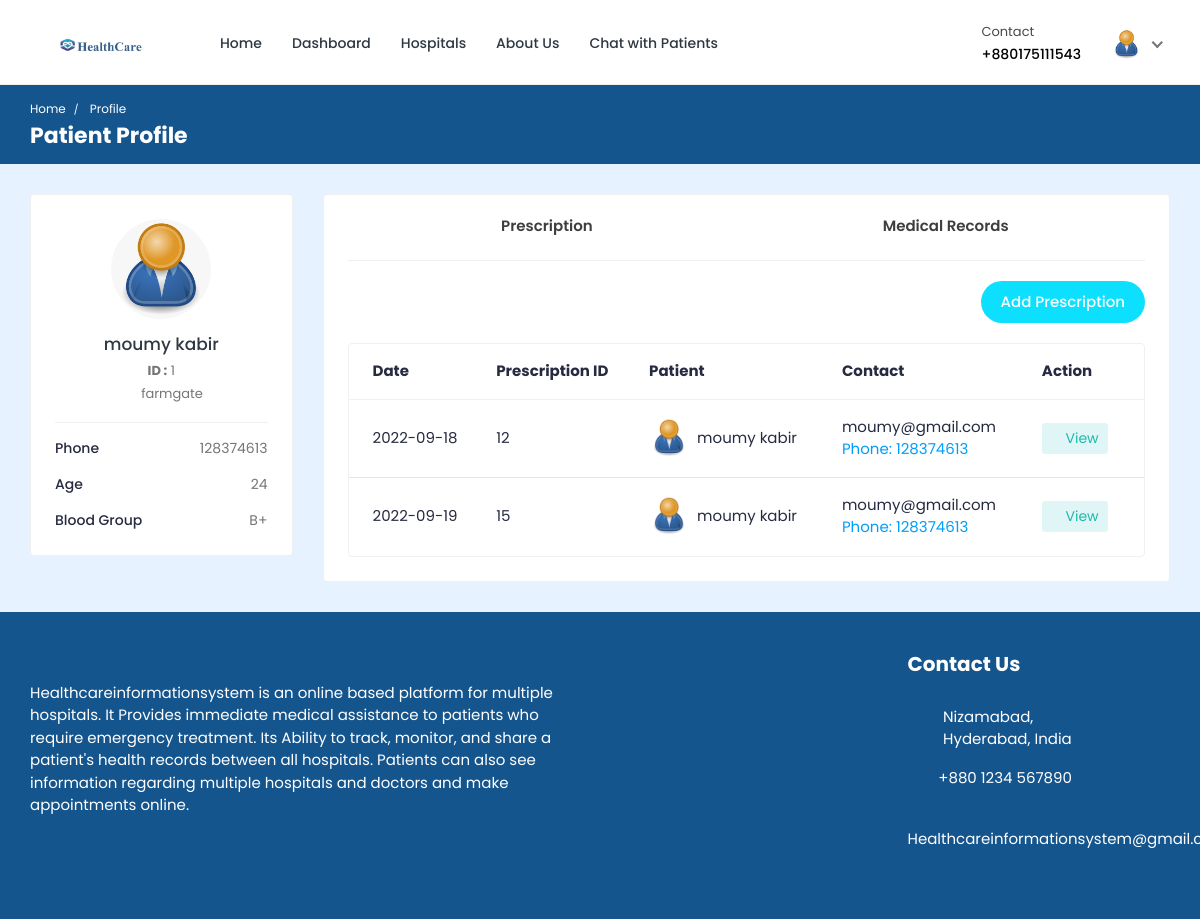
The page /doctor/patient-profile/1/ (signed in) on the database its author committed.
### doctor/models.py (models this page shows, shortened)
class Doctor_Information(models.Model):
    DOCTOR_TYPE = (
        ('Cardiologists', 'Cardiologists'),
        ('Neurologists', 'Neurologists'),
        ('Pediatricians', 'Pediatricians'),
        ('Physiatrists', 'Physiatrists'),
        ('Dermatologists', 'Dermatologists'),
    )
    doctor_id = models.AutoField(primary_key=True)
    user = models.OneToOneField(User, on_delete=models.CASCADE, null=True, blank=True, related_name='profile')
    name = models.CharField(max_length=200, null=True, blank=True)
    username = models.CharField(max_length=200, null=True, blank=True)
    gender = models.CharField(max_length=200, null=True, blank=True)
    description = models.TextField(max_length=1000, null=True, blank=True)
    department = models.CharField(max_length=200, choices=DOCTOR_TYPE, null=True, blank=True)
    department_name = models.ForeignKey(hospital_department, on_delete=models.SET_NULL, null=True, blank=True)
    specialization = models.ForeignKey(specialization, on_delete=models.SET_NULL, null=True, blank=True)
    featured_image = models.ImageField(upload_to='doctors/', default='doctors/user-default.png', null=True, blank=True)
    certificate_image = models.ImageField(upload_to='doctors_certificate/', default='doctors_certificate/default.png', null=True, blank=True)
    email = models.EmailField(max_length=200, null=True, blank=True)
    phone_number = models.CharField(max_length=200, null=True, blank=True)
    nid = models.CharField(max_length=200, null=True, blank=True)
    visiting_hour = models.CharField(max_length=200, null=True, blank=True)
    consultation_fee = models.IntegerField(null=True, blank=True)
    report_fee = models.IntegerField(null=True, blank=True)
    dob = models.CharField(max_length=200, null=True, blank=True)
    institute = models.CharField(max_length=200, null=True, blank=True)
    degree = models.CharField(max_length=200, null=True, blank=True)
    completion_year = models.CharField(max_length=200, null=True, blank=True)
    work_place = models.CharField(max_length=200, null=True, blank=True)
    designation = models.CharField(max_length=200, null=True, blank=True)
    start_year = models.CharField(max_length=200, null=True, blank=True)
    end_year = models.CharField(max_length=200, null=True, blank=True)
    register_status =  models.CharField(max_length=200, null=True, blank=True)
    hospital_name = models.ForeignKey(Hospital_Information, on_delete=models.SET_NULL, null=True, blank=True)

class Prescription(models.Model):
    prescription_id = models.AutoField(primary_key=True)
    doctor = models.ForeignKey(Doctor_Information, on_delete=models.CASCADE, null=True, blank=True)
    patient = models.ForeignKey(Patient, on_delete=models.SET_NULL, null=True, blank=True)
    create_date = models.CharField(max_length=200, null=True, blank=True)
    medicine_name = models.CharField(max_length=200, null=True, blank=True)
    quantity = models.CharField(max_length=200, null=True, blank=True)
    days = models.CharField(max_length=200, null=True, blank=True)
    time = models.CharField(max_length=200, null=True, blank=True)
    relation_with_meal = models.CharField(max_length=200, null=True, blank=True)
    medicine_description = models.TextField(null=True, blank=True)
    test_name = models.CharField(max_length=200, null=True, blank=True)
    test_description = models.TextField(null=True, blank=True)
    extra_information = models.TextField(null=True, blank=True)

### hospital/models.py (models this page shows, shortened)
class Patient(models.Model):
    patient_id = models.AutoField(primary_key=True)
    user = models.OneToOneField(User, on_delete=models.CASCADE, null=True, blank=True, related_name='patient')
    name = models.CharField(max_length=200, null=True, blank=True)
    username = models.CharField(max_length=200, null=True, blank=True)
    age = models.IntegerField(null=True, blank=True)
    email = models.EmailField(max_length=200, null=True, blank=True)
    phone_number = models.IntegerField(null=True, blank=True)
    address = models.CharField(max_length=200, null=True, blank=True)
    featured_image = models.ImageField(upload_to='patients/', default='patients/user-default.png', null=True, blank=True)
    blood_group = models.CharField(max_length=200, null=True, blank=True)
    history = models.CharField(max_length=200, null=True, blank=True)
    dob = models.CharField(max_length=200, null=True, blank=True)
    nid = models.CharField(max_length=200, null=True, blank=True)
    serial_number = models.CharField(max_length=200, null=True, blank=True)
    login_status = models.CharField(max_length=200, null=True, blank=True, default="offline")

### doctor/views.py (the view)
# urls.py: path('patient-profile/<int:pk>/',views.patient_profile, name='patient-profile'),
@csrf_exempt
@login_required(login_url="doctor-login")
def patient_profile(request, pk):
    if request.user.is_doctor:
        doctor = Doctor_Information.objects.get(user=request.user)
        patient = Patient.objects.get(patient_id=pk)
        appointments = Appointment.objects.filter(doctor=doctor).filter(patient=patient)
        prescription = Prescription.objects.filter(doctor=doctor).filter(patient=patient)
        report = Report.objects.filter(doctor=doctor).filter(patient=patient)
    else:
        redirect('doctor-logout')
    context = {'doctor': doctor, 'appointments': appointments, 'patient': patient, 'prescription': prescription, 'report': report}
    return render(request, 'patient-profile.html', context)

### templates/patient-profile.html (shortened to what this page needs)
{% load static %}
<!DOCTYPE html>
<html lang="en">
  <head>
    <link
      rel="stylesheet"
      href="{% static 'HealthStack-System/css/Normal/bootstrap.min.css' %}"
    />
    <link
      rel="stylesheet"
      href="{% static 'HealthStack-System/plugins/Normal/fontawesome/css/fontawesome.min.css' %}"
    />
    <link
      rel="stylesheet"
      href="{% static 'HealthStack-System/plugins/Normal/fontawesome/css/all.min.css' %}"
    />
    <link
      rel="stylesheet"
      href="{% static 'HealthStack-System/css/Normal/style.css' %}"
    />
  </head>
  <body>
    <div class="main-wrapper">
       <header class="header">{% include 'doctor-navbar.html' %}</header>
      <div class="breadcrumb-bar">
        <div class="container-fluid">
          <div class="row align-items-center">
            <div class="col-md-12 col-12">
              <nav aria-label="breadcrumb" class="page-breadcrumb">
                <ol class="breadcrumb">
                  <li class="breadcrumb-item">
                    <a href="{% url 'hospital_home'%}">Home</a>
                  </li>
                  <li class="breadcrumb-item active" aria-current="page">
                    Profile
                  </li>
                </ol>
              </nav>
              <h2 class="breadcrumb-title">Patient Profile</h2>{% include 'message.html' %}
            </div>
          </div>
        </div>
      </div>
      <div class="content">
        <div class="container-fluid">
          <div class="row">
            <div
              class="col-md-5 col-lg-4 col-xl-3 theiaStickySidebar dct-dashbd-lft"
            >
              <div class="card widget-profile pat-widget-profile">
                <div class="card-body">
                  <div class="pro-widget-content">
                    <div class="profile-info-widget">
                      <a href="#" class="booking-doc-img">
                        <img
                          src="{{ patient.featured_image.url }}"
                          alt="User Image"
                        />
                      </a>
                      <div class="profile-det-info">
                        <h3><a href="#">{{patient.name}}</a></h3>
                        <div class="patient-details">
                          <h5><b>ID :</b> {{ patient.patient_id }}</h5>
                          <h5 class="mb-0">
                            <i class="fas fa-map-marker-alt"></i>
                            {{ patient.address }}
                          </h5>
                        </div>
                      </div>
                    </div>
                  </div>
                  <div class="patient-info">
                    <ul>
                      <li>Phone <span>{{patient.phone_number}}</span></li>
                      <li>Age <span>{{patient.age}}</span></li>
                      <li>Blood Group <span>{{patient.blood_group}}</span></li>
                    </ul>
                  </div>
                </div>
              </div>
            </div>
            <div class="col-md-7 col-lg-8 col-xl-9 dct-appoinment">
              <div class="card">
                <div class="card-body pt-0">
                  <div class="user-tabs">
                    <ul
                      class="nav nav-tabs nav-tabs-bottom nav-justified flex-wrap"
                    >
                      <li class="nav-item active">
                        <a class="nav-link" href="#pres" data-toggle="tab"
                          ><span>Prescription</span></a
                        >
                       </li>
                      <li class="nav-item">
                        <a class="nav-link" href="#medical_records" data-toggle="tab"
                          ><span> Medical Records</span></a
                        >
                      </li>
                    </ul>
                  </div>
                  <div class="tab-content">
                    <div class="tab-pane fade show active" id="pres">
                      <div class="text-right">
                        <a href="{% url 'create-prescription' pk=patient.patient_id %}" class="add-new-btn"
                          >Add Prescription</a
                        >
                      </div>
                      <div class="card card-table mb-0">
                        <div class="card-body">
                          <div class="table-responsive">
                            <table class="table table-hover table-center mb-0">
                              <thead>
                                <tr>
                                  <th>Date</th>
                                  <th>Prescription ID</th>
                                  <th>Patient</th>
                                  <th>Contact</th>
                                  <th>Action</th>
                                </tr>
                              </thead>
                              <tbody>
                                {% for p in prescription %}
                                <tr>
                                  <td>{{p.create_date}}</td>
                                  <td>{{p.prescription_id}}</td>
                                  <td>
                                    <h2 class="table-avatar">
                                      <a
                                        href="#"
                                        class="avatar avatar-sm mr-2"
                                      >
                                        <img
                                          class="avatar-img rounded-circle"
                                          src="{{p.patient.featured_image.url}}"
                                          alt="User Image"
                                        />
                                      </a>
                                      <a href="#"
                                        >{{p.patient.name}} </a
                                      >
                                    </h2>
                                  </td>
                                  <td>
                                    {{p.patient.email}}
                                    <span class="d-block text-info"
                                      >Phone: {{p.patient.phone_number}}</span
                                    >
                                  </td>
                                  <td class="text-left">
                                    <div class="table-action">
                                      <a
                                        href="{% url 'doctor-view-prescription' pk=p.prescription_id %}"
                                        class="btn btn-sm bg-info-light"
                                      >
                                        <i class="far fa-eye"></i> View
                                      </a>
                                    </div>
                                  </td>
                                </tr>
                                {% endfor %}
                              </tbody>
                            </table>
                          </div>
                        </div>
                      </div>
                    </div>
          </div>
        </div>
      </div>
            </div>
        </div>
        </div>
      </div>
     {% include 'footer.html' %}
    </div>
  </body>
</html>

### templates/doctor-navbar.html (shortened to what this page needs)
{% load static %}
<nav class="navbar navbar-expand-lg header-nav">
  <div class="navbar-header">
    <a href="{% url 'hospital_home'%}" class="navbar-brand logo">
      <img
        src="{% static 'HealthStack-System/images/Normal/logo.jpg' %}"
        class="img-fluid"
        alt="Logo"
      />
    </a>
  </div>
  <div class="main-menu-wrapper">
    <ul class="main-nav">
      <li>
        <a href="{% url 'hospital_home'%}">Home</a>
      </li>
      <li>
        <a href="{% url 'doctor-dashboard'%}">Dashboard</a>
      </li>
      <li><a href="{% url 'multiple-hospital' %}" style="text-decoration: none;">Hospitals</a></li>
      <li>
        <a href="{% url 'about-us'%}">About Us</a>
      </li>
      <li>
        <a href="{% url 'chat-home' pk=user.id %}">Chat with Patients</a>
      </li>
    </ul>
  </div>
  <ul class="nav header-navbar-rht">
    <li class="nav-item contact-item">
      <div class="header-contact-img">
        <i class="far fa-hospital"></i>
      </div>
      <div class="header-contact-detail">
        <p class="contact-header">Contact</p>
        <p class="contact-info-header">+88{{doctor.phone_number}}</p>
      </div>
    </li>
    <li class="nav-item dropdown has-arrow logged-item">
      <a href="#" class="dropdown-toggle nav-link" data-toggle="dropdown">
        <span class="user-img">
          <img
            class="rounded-circle"
            src="{{ doctor.featured_image.url }}"
            width="31"
            alt="Darren Elder"
          />
        </span>
      </a>
    </li>
  </ul>
</nav>

### rows shown on the page
Doctor_Information: phone_number "0175111543", featured_image (picture)
Patient: featured_image (picture), name "moumy kabir", patient_id "1", address "farmgate", phone_number "128374613", age "24", blood_group "B+"
Prescription: create_date "2022-09-18", prescription_id "12", patient.featured_image (picture), patient.name "moumy kabir", patient.email "moumy@gmail.com", patient.phone_number "128374613"
Prescription: create_date "2022-09-19", prescription_id "15", patient.featured_image (picture), patient.name "moumy kabir", patient.email "moumy@gmail.com", patient.phone_number "128374613"
